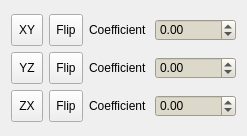
<?xml version="1.0" encoding="UTF-8"?>
<ui version="4.0">
 <class>ClippingPlanesEditor</class>
 <widget class="QDialog" name="ClippingPlanesEditor">
  <property name="geometry">
   <rect>
    <x>0</x>
    <y>0</y>
    <width>247</width>
    <height>136</height>
   </rect>
  </property>
  <property name="windowTitle">
   <string>Dialog</string>
  </property>
  <layout class="QGridLayout" name="gridLayout">
   <item row="0" column="0">
    <layout class="QVBoxLayout" name="verticalLayout">
     <item>
      <layout class="QHBoxLayout" name="horizontalLayout">
       <item>
        <widget class="QToolButton" name="toolButtonXY">
         <property name="minimumSize">
          <size>
           <width>32</width>
           <height>32</height>
          </size>
         </property>
         <property name="text">
          <string>XY</string>
         </property>
         <property name="checkable">
          <bool>true</bool>
         </property>
        </widget>
       </item>
       <item>
        <widget class="QToolButton" name="toolButtonFlipXY">
         <property name="minimumSize">
          <size>
           <width>32</width>
           <height>32</height>
          </size>
         </property>
         <property name="text">
          <string>Flip</string>
         </property>
         <property name="checkable">
          <bool>true</bool>
         </property>
        </widget>
       </item>
       <item>
        <widget class="QLabel" name="label">
         <property name="text">
          <string>Coefficient</string>
         </property>
        </widget>
       </item>
       <item>
        <widget class="QDoubleSpinBox" name="doubleSpinBoxXYCoeff">
         <property name="styleSheet">
          <string notr="true">background-color: rgb(220, 217, 202);</string>
         </property>
         <property name="minimum">
          <double>-99999.000000000000000</double>
         </property>
         <property name="maximum">
          <double>99999.000000000000000</double>
         </property>
        </widget>
       </item>
      </layout>
     </item>
     <item>
      <layout class="QHBoxLayout" name="horizontalLayout_2">
       <item>
        <widget class="QToolButton" name="toolButtonYZ">
         <property name="minimumSize">
          <size>
           <width>32</width>
           <height>32</height>
          </size>
         </property>
         <property name="text">
          <string>YZ</string>
         </property>
         <property name="checkable">
          <bool>true</bool>
         </property>
        </widget>
       </item>
       <item>
        <widget class="QToolButton" name="toolButtonFlipYZ">
         <property name="minimumSize">
          <size>
           <width>32</width>
           <height>32</height>
          </size>
         </property>
         <property name="text">
          <string>Flip</string>
         </property>
         <property name="checkable">
          <bool>true</bool>
         </property>
        </widget>
       </item>
       <item>
        <widget class="QLabel" name="label_2">
         <property name="text">
          <string>Coefficient</string>
         </property>
        </widget>
       </item>
       <item>
        <widget class="QDoubleSpinBox" name="doubleSpinBoxYZCoeff">
         <property name="styleSheet">
          <string notr="true">background-color: rgb(220, 217, 202);</string>
         </property>
         <property name="minimum">
          <double>-99999.000000000000000</double>
         </property>
         <property name="maximum">
          <double>99999.000000000000000</double>
         </property>
        </widget>
       </item>
      </layout>
     </item>
     <item>
      <layout class="QHBoxLayout" name="horizontalLayout_3">
       <item>
        <widget class="QToolButton" name="toolButtonZX">
         <property name="minimumSize">
          <size>
           <width>32</width>
           <height>32</height>
          </size>
         </property>
         <property name="text">
          <string>ZX</string>
         </property>
         <property name="checkable">
          <bool>true</bool>
         </property>
        </widget>
       </item>
       <item>
        <widget class="QToolButton" name="toolButtonFlipZX">
         <property name="minimumSize">
          <size>
           <width>32</width>
           <height>32</height>
          </size>
         </property>
         <property name="text">
          <string>Flip</string>
         </property>
         <property name="checkable">
          <bool>true</bool>
         </property>
        </widget>
       </item>
       <item>
        <widget class="QLabel" name="label_3">
         <property name="text">
          <string>Coefficient</string>
         </property>
        </widget>
       </item>
       <item>
        <widget class="QDoubleSpinBox" name="doubleSpinBoxZXCoeff">
         <property name="styleSheet">
          <string notr="true">background-color: rgb(220, 217, 202);</string>
         </property>
         <property name="minimum">
          <double>-99999.000000000000000</double>
         </property>
         <property name="maximum">
          <double>99999.000000000000000</double>
         </property>
        </widget>
       </item>
      </layout>
     </item>
    </layout>
   </item>
  </layout>
 </widget>
 <resources/>
 <connections/>
</ui>
